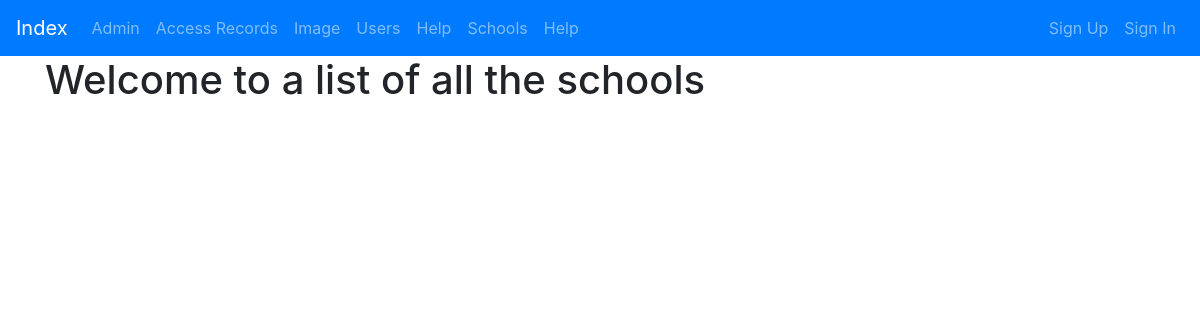
The page /first_app/school_list/ on the database as committed earlier.
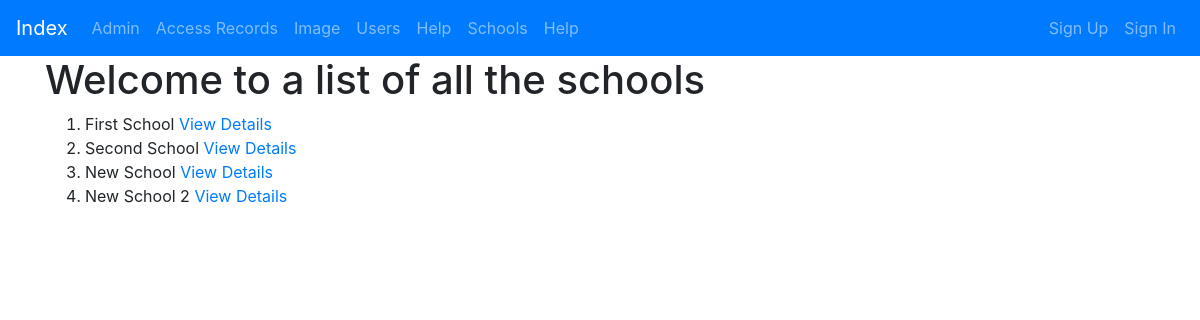
The same page on the database as committed later.
### first_app/models.py (models this page shows, shortened)
class School(models.Model):
    name = models.CharField(max_length=256)
    principal = models.CharField(max_length=256)
    location = models.CharField(max_length=256)

### first_app/views.py (the view)
# urls.py: path('school_list/', views.School_List_View.as_view(), name = 'school_list'),
class School_List_View(ListView):
    model = School
    context_object_name = 'schools'

### first_app/templates/first_app/school_list.html (shortened to what this page needs)
<!DOCTYPE html>
{% extends "base.html" %}
{% block body_block %}
    <h1>Welcome to a list of all the schools</h1>
    <ol>
    {% for school in schools %}
        <li> {{school.name}}  <a href="{% url 'first_app:school_detail' school.id %}">View Details </a> </li>
    {% endfor %}
    </ol>
{% endblock %}

### first_app/templates/first_app/base.html (shortened to what this page needs)
<!DOCTYPE html>
{% load staticfiles %}
<html>
<head>
    <link rel="stylesheet" href="https://stackpath.bootstrapcdn.com/bootstrap/4.1.0/css/bootstrap.min.css">
</head>
<body>
    <nav class="navbar navbar-expand-lg navbar-dark bg-primary">
        <a class="navbar-brand" href="{% url 'index' %}">Index</a>
        <div class="collapse navbar-collapse" id="navbarNav">
            <ul class="navbar-nav">
                <li class="nav-item"><a class="nav-link" href="{% url 'admin:index' %}">Admin</a></li>
                <li class="nav-item"><a class="nav-link" href="{% url 'first_app:access_records' %}">Access Records</a></li>
                <li class="nav-item"><a class="nav-link" href="{% url 'first_app:image' %}">Image</a></li>
                <li class="nav-item"><a class="nav-link" href="{% url 'first_app:users' %}">Users</a></li>
                <li class="nav-item"><a class="nav-link" href="{% url 'first_app:help' %}">Help</a></li>
                <li class="nav-item"><a class="nav-link" href="{% url 'first_app:school_list' %}">Schools</a></li>
                <li class="nav-item"><a class="nav-link" href="{% url 'first_app:help' %}">Help</a></li>
            </ul>
            <ul class="navbar-nav ml-auto">
                <li class="nav-item"><a class="nav-link" href="{% url 'first_app:sign_up' %}">Sign Up</a></li>
                {% if not user.is_authenticated %}
                    <li class="nav-item"><a class="nav-link" href="{% url 'first_app:sign_in' %}">Sign In</a></li>
                {% else %}
                    <li class="nav-item"><a class="nav-link" href="{% url 'sign_out' %}">Sign Out</a></li>
                {% endif %}
            </ul>
        </div>
    </nav>
    <div class="container">
        {% block body_block %}
        {% endblock %}
    </div>
</body>
</html>

Rows that differ between the two databases and show on the page:
added School: name "First School"
added School: name "Second School"
added School: name "New School"
added School: name "New School 2"
